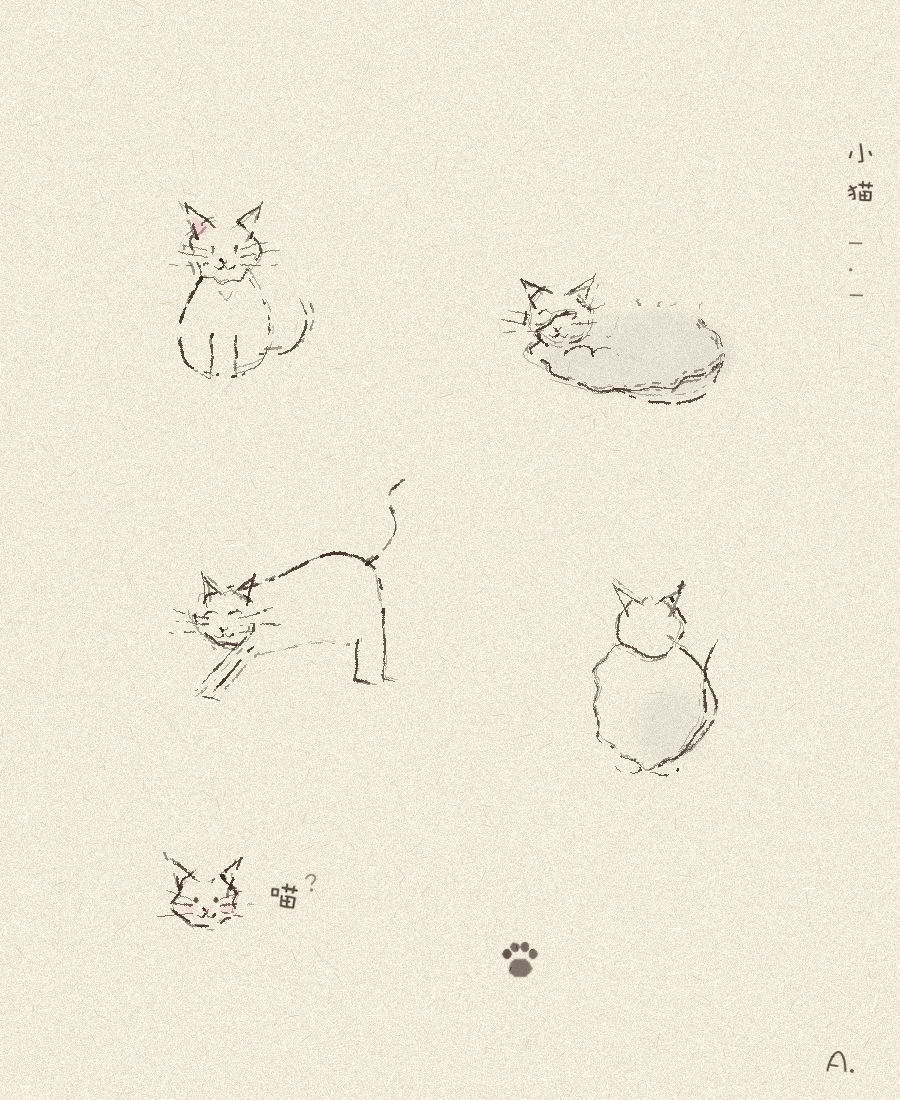

The script that saved this image:
"""潦草线条小猫：速写本一页，五个姿势。
潦草 = 线找形：每条线画两三遍各自偏几个像素、抖得大、不闭合、断墨。几乎不上色，三处一点粉。
拷这个改姿势、改数量；SEED 换一个就是同一只手再画一遍。
"""
import math
import random
import sys

import os
sys.path.insert(0, os.path.dirname(os.path.abspath(__file__)))
import penwash_lib as P
import numpy as np

SEED = 2253
random.seed(SEED)
np.random.seed(SEED)

W, H = 900, 1100
P.set_size(W, H)
img = P.paper(W, H)

INK = P.INK
SOFT = P.INK_SOFT
PINK = (232, 160, 176)
GREY = (150, 146, 142)

SCR = dict(ink=INK, width=(0.9, 2.4), alpha=(170, 240), wobble=2.0, gaps=0.07, jitter=0.4, nib=True)
SCR_SOFT = dict(ink=SOFT, width=(0.7, 1.6), alpha=(90, 160), wobble=2.2, gaps=0.12, jitter=0.4)


def ru(r):
    return random.uniform(-r, r)


def scr(base, pts, k=2, smooth=True, per=8, over=0.0, **kw):
    """潦草线：主线一遍 + (k-1) 遍找形线，各自整体偏 2–5px、更淡更抖。"""
    args = dict(SCR)
    args.update(kw)
    base = P.pen_path(base, pts, smooth=smooth, per=per, overshoot=over if not smooth else 0.0, **args)
    for i in range(k - 1):
        a2 = dict(args)
        a2["alpha"] = (int(args["alpha"][0] * 0.45), int(args["alpha"][1] * 0.55))
        a2["width"] = (args["width"][0] * 0.8, args["width"][1] * 0.8)
        a2["wobble"] = args["wobble"] * 1.3
        a2["gaps"] = min(0.3, args["gaps"] * 2)
        base = P.pen_path(base, pts, smooth=smooth, per=per, overshoot=over if not smooth else 0.0, shift=(ru(5), ru(5)), **a2)
    return base


def arc_pts(cx, cy, rx, ry, a0, a1, n=18, rough=0.1):
    return P.ellipse_pts(cx, cy, rx, ry, n=n, rough=rough, start=math.radians(a0), end=math.radians(a1))


def ears(base, cx, cy, s, spread=30, h=44, tilt=0.0, k=2):
    for side in (-1, 1):
        e = [(cx + side * (spread - 4) * s, cy - 10 * s), (cx + side * (spread + 8 + tilt) * s, cy - h * s), (cx + side * 8 * s, cy - 24 * s)]
        base = scr(base, e, k=k, smooth=False, over=5)
    return base


def face(base, cx, cy, s, eyes="open", k=2):
    # 眼睛
    if eyes == "open":
        for side in (-1, 1):
            ex = cx + side * 12 * s
            base = scr(base, [(ex, cy - 4 * s), (ex + ru(1), cy + 4 * s)], k=1, smooth=False, width=(1.6, 2.8), gaps=0.0, wobble=0.6)
    elif eyes == "closed":
        for side in (-1, 1):
            ex = cx + side * 12 * s
            base = scr(base, arc_pts(ex, cy - 2 * s, 7 * s, 5 * s, 200, 340, n=8, rough=0.08), k=1, smooth=False, width=(1.0, 1.9), gaps=0.0, wobble=0.6)
    elif eyes == "dot":
        for side in (-1, 1):
            ex = cx + side * 11 * s
            base = P.wash(base, P.ellipse_pts(ex, cy, 2.6 * s, 2.8 * s, n=10), INK, alpha=(200, 240), offset=(0, 0), feather=0.5, layers=1, edge=0.0, texture=0.0)
    # 鼻子一个小 v，嘴 ω
    base = scr(base, [(cx - 4 * s, cy + 9 * s), (cx, cy + 14 * s), (cx + 4 * s, cy + 9 * s)], k=1, smooth=False, width=(1.0, 1.8), gaps=0.0, wobble=0.5)
    base = scr(base, arc_pts(cx - 5 * s, cy + 15 * s, 5 * s, 4 * s, 10, 170, n=8, rough=0.1), k=1, smooth=False, width=(0.8, 1.5), gaps=0.0, wobble=0.6)
    base = scr(base, arc_pts(cx + 5 * s, cy + 15 * s, 5 * s, 4 * s, 10, 170, n=8, rough=0.1), k=1, smooth=False, width=(0.8, 1.5), gaps=0.0, wobble=0.6)
    # 胡子三根一边，飞出去
    for side in (-1, 1):
        for j, dy in enumerate((-4, 3, 10)):
            x0 = cx + side * 16 * s
            base = scr(base, [(x0, cy + dy * s + 4 * s), (x0 + side * (34 + j * 4) * s + ru(4), cy + (dy - 6 + j * 6) * s + ru(4))], k=1, smooth=False, width=(0.6, 1.4), alpha=(120, 200), wobble=1.2, gaps=0.1)
    return base


# ================= 1. 坐着看你的 =================
cx, cy, s = 224, 250, 1.0
# 头：一个不闭合的圆，口在左上耳根
base_head = arc_pts(cx, cy, 34 * s, 31 * s, -60, 255, n=20, rough=0.1)
img = scr(img, base_head, k=3)
img = ears(img, cx, cy, s)
img = P.wash(img, [(cx - 30 * s, cy - 16 * s), (cx - 36 * s, cy - 36 * s), (cx - 16 * s, cy - 24 * s)], PINK, alpha=(70, 100), offset=(3, 2), feather=2, layers=1, edge=0.2, texture=0.3)
img = face(img, cx, cy, s, eyes="open")
# 身体：豆形，从头两侧下来，底下不合拢
img = scr(img, [(cx - 22 * s, cy + 28 * s), (cx - 42 * s, cy + 70 * s), (cx - 38 * s, cy + 112 * s), (cx - 10 * s, cy + 124 * s)], k=2)
img = scr(img, [(cx + 24 * s, cy + 28 * s), (cx + 44 * s, cy + 66 * s), (cx + 40 * s, cy + 110 * s), (cx + 14 * s, cy + 124 * s)], k=2)
# 前爪两根线 + 小弧爪
for side in (-1, 1):
    px = cx + side * 13 * s
    img = scr(img, [(px, cy + 84 * s), (px + ru(2), cy + 122 * s)], k=2, smooth=False)
    img = scr(img, arc_pts(px, cy + 122 * s, 9 * s, 6 * s, 0, 180, n=8, rough=0.12), k=1, smooth=False, width=(0.9, 1.8))
# 尾巴从右屁股绕出来
img = scr(img, [(cx + 36 * s, cy + 104 * s), (cx + 68 * s, cy + 100 * s), (cx + 84 * s, cy + 72 * s), (cx + 76 * s, cy + 48 * s)], k=2, width=(1.0, 2.6))
# 胸口一小撮毛
img = scr(img, [(cx - 6 * s, cy + 40 * s), (cx + 2 * s, cy + 48 * s), (cx + 8 * s, cy + 40 * s)], k=1, smooth=False, **SCR_SOFT)

# ================= 2. 趴成面包的 =================
cx, cy, s = 620, 330, 1.0
# 身体：扁团，一块随手抹的灰
loaf = P.ellipse_pts(cx + 10 * s, cy + 18 * s, 96 * s, 44 * s, n=22, rough=0.08)
img = P.wash(img, loaf, GREY, alpha=(34, 52), offset=(12, 8), feather=5, layers=1, edge=0.3, texture=0.6)
img = scr(img, arc_pts(cx + 10 * s, cy + 18 * s, 96 * s, 44 * s, -40, 235, n=24, rough=0.08), k=3)
# 头在左上，压在身体上
hx, hy = cx - 62 * s, cy - 12 * s
img = scr(img, arc_pts(hx, hy, 32 * s, 29 * s, -50, 250, n=18, rough=0.1), k=3)
img = ears(img, hx, hy, s, spread=28, h=40)
img = face(img, hx, hy, s, eyes="closed")
# 前爪折在胸前：两个小弧
img = scr(img, arc_pts(hx + 22 * s, hy + 36 * s, 14 * s, 8 * s, 180, 360, n=8, rough=0.1), k=1, smooth=False, width=(0.9, 1.8))
img = scr(img, arc_pts(hx + 48 * s, hy + 38 * s, 14 * s, 8 * s, 180, 360, n=8, rough=0.1), k=1, smooth=False, width=(0.9, 1.8))
# 尾巴绕身前
img = scr(img, [(cx + 100 * s, cy + 30 * s), (cx + 80 * s, cy + 66 * s), (cx + 30 * s, cy + 72 * s), (cx - 10 * s, cy + 60 * s)], k=2, width=(1.0, 2.6))
# 背上几根乱毛
for i in range(4):
    x = cx + 20 * s + i * 18 * s + ru(4)
    img = scr(img, [(x, cy - 24 * s + ru(3)), (x + ru(3) + 4, cy - 34 * s + ru(4))], k=1, smooth=False, **SCR_SOFT)

# ================= 3. 伸懒腰的 =================
cx, cy, s = 300, 610, 1.0
hx, hy = cx - 72 * s, cy + 6 * s
# 背线：从头顶后面拱到屁股再下去
img = scr(img, [(hx + 14 * s, hy - 26 * s), (cx - 30 * s, cy - 30 * s), (cx + 30 * s, cy - 56 * s), (cx + 72 * s, cy - 44 * s), (cx + 84 * s, cy - 6 * s)], k=3, width=(1.0, 2.6))
# 头：低着，侧面圆
img = scr(img, arc_pts(hx, hy, 30 * s, 28 * s, 20, 330, n=18, rough=0.1), k=3)
img = ears(img, hx, hy, s, spread=24, h=40, tilt=-6)
img = face(img, hx - 4 * s, hy + 2 * s, s, eyes="closed")
# 前腿伸直往左下
img = scr(img, [(hx + 10 * s, hy + 28 * s), (hx - 20 * s, hy + 62 * s), (hx - 34 * s, hy + 74 * s)], k=2, width=(1.0, 2.4))
img = scr(img, [(hx + 26 * s, hy + 30 * s), (hx - 4 * s, hy + 66 * s), (hx - 18 * s, hy + 78 * s)], k=2, width=(1.0, 2.4))
img = scr(img, [(hx - 36 * s, hy + 76 * s), (hx - 8 * s, hy + 84 * s)], k=1, smooth=False, width=(0.9, 1.8))
# 肚线
img = scr(img, [(hx + 30 * s, hy + 40 * s), (cx + 10 * s, cy + 34 * s), (cx + 60 * s, cy + 36 * s)], k=2, **SCR_SOFT)
# 后腿：两根线立着
img = scr(img, [(cx + 56 * s, cy + 30 * s), (cx + 54 * s, cy + 70 * s), (cx + 70 * s, cy + 72 * s)], k=2, smooth=False, over=3)
img = scr(img, [(cx + 82 * s, cy - 4 * s), (cx + 84 * s, cy + 70 * s), (cx + 96 * s, cy + 72 * s)], k=2, smooth=False, over=3)
# 尾巴竖起来
img = scr(img, [(cx + 66 * s, cy - 46 * s), (cx + 84 * s, cy - 60 * s), (cx + 96 * s, cy - 84 * s), (cx + 88 * s, cy - 112 * s), (cx + 104 * s, cy - 130 * s)], k=2, width=(1.0, 2.6))

# ================= 4. 背对着你的 =================
cx, cy, s = 650, 660, 1.0
# 屁股：一个大团，上面开口接头
img = scr(img, arc_pts(cx, cy + 44 * s, 56 * s, 64 * s, -70, 250, n=22, rough=0.09), k=3)
img = P.wash(img, P.ellipse_pts(cx + 10 * s, cy + 60 * s, 40 * s, 36 * s, n=16, rough=0.1), GREY, alpha=(28, 44), offset=(14, 6), feather=6, layers=1, edge=0.2, texture=0.6)
# 后脑勺：圆 + 两耳，没脸
hx, hy = cx, cy - 34 * s
img = scr(img, arc_pts(hx, hy, 32 * s, 30 * s, -60, 250, n=18, rough=0.1), k=3)
img = ears(img, hx, hy, s, spread=26, h=42)
# 后脑勺上一撮毛
img = scr(img, [(hx - 6 * s, hy - 24 * s), (hx, hy - 34 * s), (hx + 6 * s, hy - 26 * s)], k=1, smooth=False, **SCR_SOFT)
# 尾巴从底下中间竖起来，S 形，尖端到头旁边
img = scr(img, [(cx + 8 * s, cy + 104 * s), (cx + 40 * s, cy + 88 * s), (cx + 66 * s, cy + 50 * s), (cx + 56 * s, cy + 10 * s), (cx + 70 * s, cy - 24 * s)], k=3, width=(1.1, 2.8))
# 后脚两个小弧露在下面
for dx in (-22, 14):
    img = scr(img, arc_pts(cx + dx * s, cy + 108 * s, 12 * s, 6 * s, 0, 180, n=8, rough=0.12), k=1, smooth=False, width=(0.9, 1.8))

# ================= 5. 只有一张脸的 + 喵 =================
cx, cy, s = 206, 900, 0.9
img = scr(img, arc_pts(cx, cy, 34 * s, 31 * s, -60, 255, n=20, rough=0.12), k=3)
img = ears(img, cx, cy, s, spread=30, h=46)
img = P.wash(img, P.ellipse_pts(cx, cy + 10 * s, 4 * s, 3 * s, n=10), PINK, alpha=(90, 130), offset=(1, 1), feather=1, layers=1, edge=0.0, texture=0.0)
img = face(img, cx, cy, s, eyes="dot")
# 腮红两块
for side in (-1, 1):
    img = P.wash(img, P.ellipse_pts(cx + side * 22 * s, cy + 8 * s, 7 * s, 4 * s, n=12, rough=0.1), PINK, alpha=(50, 80), offset=(2, 1), feather=2.5, layers=1, edge=0.0, texture=0.3)
img = P.pen_text(img, "喵", (cx + 62, cy - 30), size=34, alpha=200, rot=8)
img = P.pen_text(img, "?", (cx + 98, cy - 36), size=26, ink=SOFT, alpha=150, rot=6)

# ---------- 纸角一个小爪印 ----------
px_, py_ = 520, 960
img = P.wash(img, P.ellipse_pts(px_, py_ + 8, 11, 9, n=12, rough=0.1), INK, alpha=(150, 200), offset=(0, 0), feather=0.8, layers=1, edge=0.0, texture=0.0)
for i, (dx, dy) in enumerate(((-13, -6), (-5, -13), (5, -13), (13, -6))):
    img = P.wash(img, P.ellipse_pts(px_ + dx, py_ + dy, 4.2, 4.6, n=10, rough=0.1), INK, alpha=(150, 200), offset=(0, 0), feather=0.6, layers=1, edge=0.0, texture=0.0)

# ---------- 署名 ----------
img = P.vertical_text(img, "小猫", (846, 130), size=30, alpha=205, gap=8)
img = P.vertical_text(img, "一·一", (846, 226), size=22, alpha=160, gap=4)
img = P.pen_text(img, "A.", (826, 1040), size=30, alpha=190)

out = os.path.join(os.path.dirname(os.path.abspath(__file__)), "example_cats.png")
img.convert("RGB").save(out, quality=95)
print(out)
